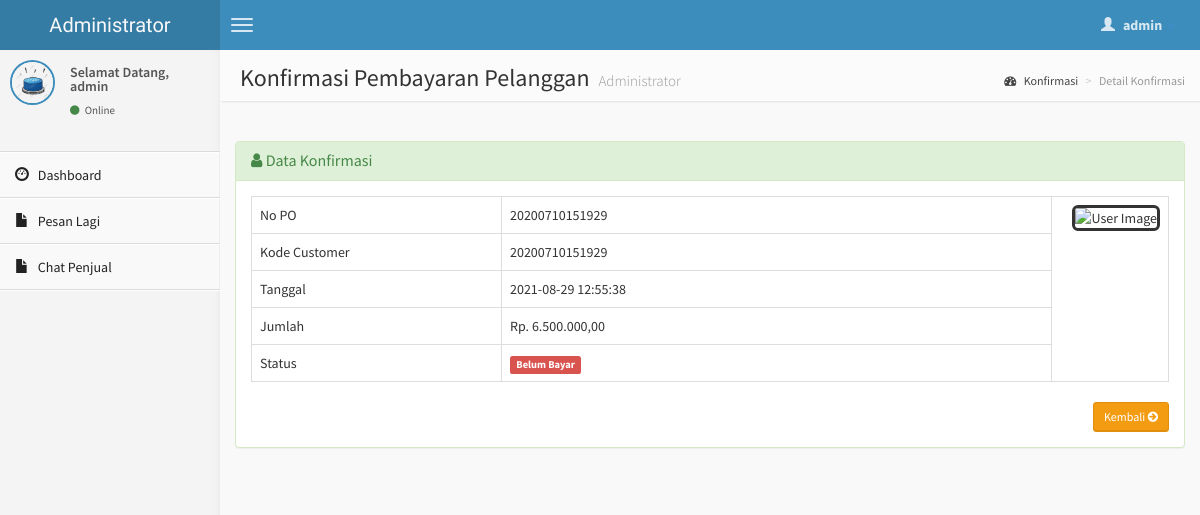
Screenshot of /customer/detail-konfirmasi.php?kd=1 (signed in) with the database file from the repository.
### tables this page shows
CREATE TABLE `konfirmasi` (
  `id_kon` int(6) NOT NULL,
  `nopo` varchar(20) NOT NULL,
  `kd_cus` varchar(20) NOT NULL,
  `bayar_via` varchar(30) NOT NULL,
  `tanggal` datetime NOT NULL,
  `jumlah` int(10) NOT NULL,
  `bukti_transfer` varchar(100) NOT NULL,
  `status` enum('Sudah Bayar','Belum Bayar') NOT NULL
);

### customer/detail-konfirmasi.php (the view, shortened to what this page needs)
<?php
if (empty($_SESSION['username'])){
	header('location:../index.php');
} else {
?>
<!DOCTYPE html>
<html>
    <head>
        <link href="../dist/css/bootstrap.css" rel="stylesheet" type="text/css" />
        <link href="//cdnjs.cloudflare.com/ajax/libs/font-awesome/4.1.0/css/font-awesome.min.css" rel="stylesheet" type="text/css" />
        <link href="//code.ionicframework.com/ionicons/1.5.2/css/ionicons.min.css" rel="stylesheet" type="text/css" />
        <link href="../css/morris/morris.css" rel="stylesheet" type="text/css" />
        <link href="../css/jvectormap/jquery-jvectormap-1.2.2.css" rel="stylesheet" type="text/css" />
        <link href="../css/datepicker/datepicker3.css" rel="stylesheet" type="text/css" />
        <link href="../css/daterangepicker/daterangepicker-bs3.css" rel="stylesheet" type="text/css" />
        <link href="../css/bootstrap-wysihtml5/bootstrap3-wysihtml5.min.css" rel="stylesheet" type="text/css" />
        <link href="../css/AdminLTE.css" rel="stylesheet" type="text/css" />
        <link rel="stylesheet" href="datatables/dataTables.bootstrap.css"/>
    </head>
    <body class="skin-blue">
        <header class="header">
            <a href="index.php" class="logo">
                Administrator
            </a>
            <nav class="navbar navbar-static-top" role="navigation">
                <a href="#" class="navbar-btn sidebar-toggle" data-toggle="offcanvas" role="button">
                    <span class="icon-bar"></span>
                    <span class="icon-bar"></span>
                    <span class="icon-bar"></span>
                </a>
                <div class="navbar-right">
                    <ul class="nav navbar-nav">
                        <li class="dropdown user user-menu">
                            <a href="#" class="dropdown-toggle" data-toggle="dropdown">
                                <i class="glyphicon glyphicon-user"></i>
                                <span><?php echo $_SESSION['fullname']; ?> <i class="caret"></i></span>
                            </a>
								<?php } ?>
                        </li>
                    </ul>
                </div>
            </nav>
        </header>
        <div class="wrapper row-offcanvas row-offcanvas-left">
            <aside class="left-side sidebar-offcanvas">
                <section class="sidebar">
                    <div class="user-panel">
                        <div class="pull-left image">
                            <img src="<?php echo $_SESSION['gambar']; ?>" class="img-circle" alt="User Image" style="border: 2px solid #3C8DBC;" />
                        </div>
                        <div class="pull-left info">
                            <p>Selamat Datang,<br /><?php echo $_SESSION['fullname']; ?></p>
                            <a href="#"><i class="fa fa-circle text-success"></i> Online</a>
                        </div>
                    </div>
                    <?php include "menu.php"; ?>
                </section>
            </aside>
            <aside class="right-side">
                <section class="content-header">
                    <h1>
                        Konfirmasi Pembayaran Pelanggan
                        <small>Administrator</small>
                    </h1>
                    <ol class="breadcrumb">
                        <li><a href="#"><i class="fa fa-dashboard"></i> Konfirmasi</a></li>
                        <li class="active">Detail Konfirmasi</li>
                    </ol>
                </section>
                <section class="content">
                    <br />
                    <div class="row">
                        <div class="col-lg-12">
                    <div class="panel panel-success">
                        <div class="panel-heading">
                        <h3 class="panel-title"><i class="fa fa-user"></i> Data Konfirmasi </h3>
                        </div>
                        <?php
                    $query = mysqli_query($koneksi, "SELECT * FROM konfirmasi WHERE id_kon='$_GET[kd]'");
                    $data  = mysqli_fetch_array($query);
                    ?>
                                <div class="panel-body">
                      <table id="example" class="table table-hover table-bordered">
                    <tr>
                    <td>No PO</td>
                    <td><?php echo $data['nopo']; ?></td>
                    <td rowspan="9"><div class="pull-right image">
                            <img src="<?php echo $data['bukti_transfer']; ?>" class="img-rounded" height="300" width="250" alt="User Image" style="border: 3px solid #333333;" />
                    </div>
					</td>
                    </tr>
                    <tr>
                    <td width="250">Kode Customer</td>
                    <td width="550"><?php echo $data['kd_cus']; ?></td>
                    </tr>
                    <tr>
                    <td>Tanggal</td>
                    <td><?php echo $data['tanggal']; ?></td>
                    </tr>
                    <tr>
                    <td>Jumlah</td>
                    <td>Rp. <?php echo number_format($data['jumlah'],2,",",".");?></td>
                    </tr>
                    <tr>
                    <td>Status</td>
                    <td><?php
                            if($data['status'] == 'Sudah Bayar'){
								echo '<span class="label label-success">Sudah Bayar</span>';
							}
                            else if ($data['status'] == 'Belum Bayar' ){
								echo '<span class="label label-danger">Belum Bayar</span>';
							}
                    ?></td>
                    </tr>
                   </table>
                <div class="text-right">
                <a href="index1.php" class="btn btn-sm btn-warning"> Kembali <i class="fa fa-arrow-circle-right"></i></a>
                </div>
                                </div>
              </div>
            </div>
                    </div>
                </section>
            </aside>
        </div>
    </body>
</html>

### rows the page displays
konfirmasi: nopo "20200710151929", kd_cus "20200710151929", tanggal "2021-08-29 12:55:38", jumlah "6.500.000,00"

### other values shown
$_SESSION['fullname'] "admin"
